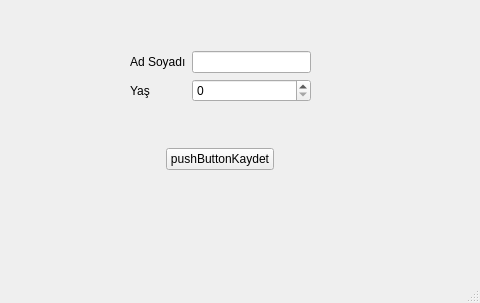
<?xml version="1.0" encoding="UTF-8"?>
<ui version="4.0">
 <class>MainWindow</class>
 <widget class="QMainWindow" name="MainWindow">
  <property name="geometry">
   <rect>
    <x>0</x>
    <y>0</y>
    <width>480</width>
    <height>303</height>
   </rect>
  </property>
  <property name="windowTitle">
   <string>MainWindow</string>
  </property>
  <widget class="QWidget" name="centralwidget">
   <widget class="QWidget" name="layoutWidget">
    <property name="geometry">
     <rect>
      <x>130</x>
      <y>10</y>
      <width>181</width>
      <height>218</height>
     </rect>
    </property>
    <layout class="QVBoxLayout" name="verticalLayout">
     <item>
      <spacer name="verticalSpacer_3">
       <property name="orientation">
        <enum>Qt::Orientation::Vertical</enum>
       </property>
       <property name="sizeHint" stdset="0">
        <size>
         <width>20</width>
         <height>38</height>
        </size>
       </property>
      </spacer>
     </item>
     <item>
      <layout class="QFormLayout" name="formLayout">
       <item row="0" column="0">
        <widget class="QLabel" name="label">
         <property name="text">
          <string>Ad Soyadı</string>
         </property>
        </widget>
       </item>
       <item row="0" column="1">
        <widget class="QLineEdit" name="lineEdit"/>
       </item>
       <item row="1" column="0">
        <widget class="QLabel" name="label_2">
         <property name="text">
          <string>Yaş</string>
         </property>
        </widget>
       </item>
       <item row="1" column="1">
        <widget class="QSpinBox" name="spinBox"/>
       </item>
      </layout>
     </item>
     <item>
      <spacer name="verticalSpacer_2">
       <property name="orientation">
        <enum>Qt::Orientation::Vertical</enum>
       </property>
       <property name="sizeHint" stdset="0">
        <size>
         <width>20</width>
         <height>38</height>
        </size>
       </property>
      </spacer>
     </item>
     <item>
      <widget class="QSplitter" name="splitter">
       <property name="orientation">
        <enum>Qt::Orientation::Horizontal</enum>
       </property>
       <widget class="QWidget" name="layoutWidget_2">
        <layout class="QHBoxLayout" name="horizontalLayout">
         <item>
          <spacer name="horizontalSpacer">
           <property name="orientation">
            <enum>Qt::Orientation::Horizontal</enum>
           </property>
           <property name="sizeHint" stdset="0">
            <size>
             <width>40</width>
             <height>20</height>
            </size>
           </property>
          </spacer>
         </item>
         <item>
          <widget class="QPushButton" name="pushButtonKaydet">
           <property name="text">
            <string>pushButtonKaydet</string>
           </property>
          </widget>
         </item>
         <item>
          <spacer name="horizontalSpacer_2">
           <property name="orientation">
            <enum>Qt::Orientation::Horizontal</enum>
           </property>
           <property name="sizeHint" stdset="0">
            <size>
             <width>40</width>
             <height>20</height>
            </size>
           </property>
          </spacer>
         </item>
        </layout>
       </widget>
      </widget>
     </item>
     <item>
      <spacer name="verticalSpacer">
       <property name="orientation">
        <enum>Qt::Orientation::Vertical</enum>
       </property>
       <property name="sizeHint" stdset="0">
        <size>
         <width>20</width>
         <height>58</height>
        </size>
       </property>
      </spacer>
     </item>
    </layout>
   </widget>
  </widget>
  <widget class="QMenuBar" name="menubar">
   <property name="geometry">
    <rect>
     <x>0</x>
     <y>0</y>
     <width>480</width>
     <height>18</height>
    </rect>
   </property>
  </widget>
  <widget class="QStatusBar" name="statusbar"/>
 </widget>
 <resources/>
 <connections/>
</ui>
